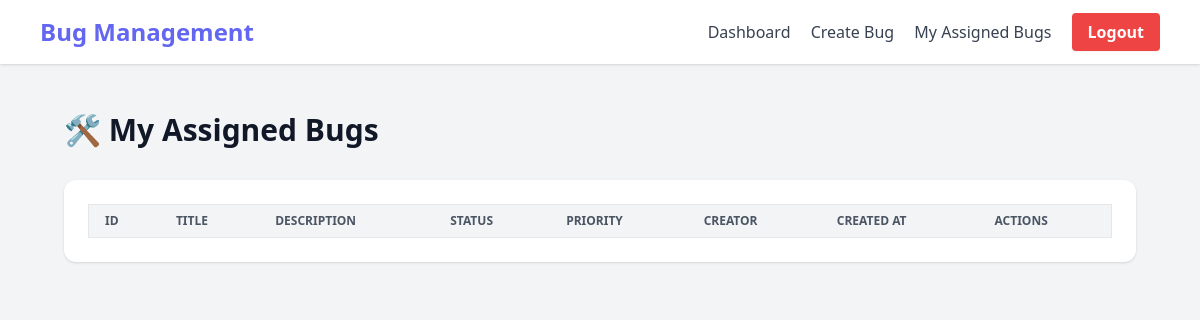
The app's page /user/assigned_bugs (signed in), older data.
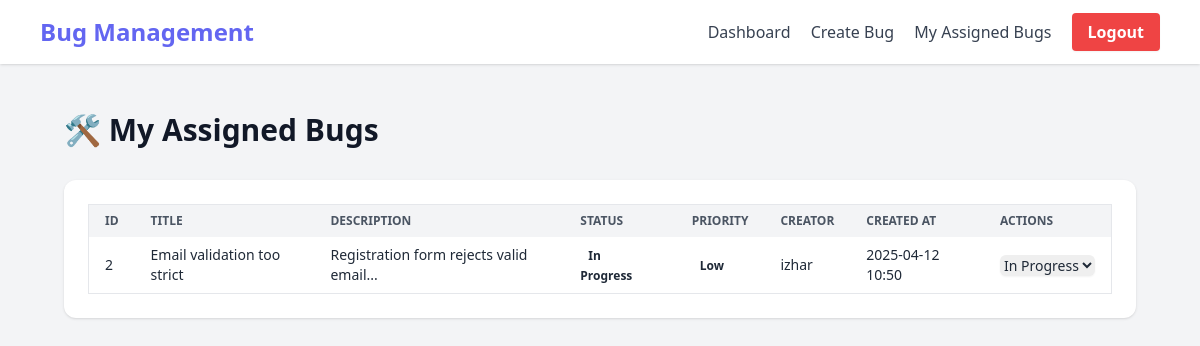
The same page, newer data.
### app.py (models this page shows, shortened)
class Bug(db.Model):
    id = db.Column(db.Integer, primary_key=True)
    title = db.Column(db.String(100), nullable=False)
    description = db.Column(db.Text, nullable=False)
    status = db.Column(db.String(20), default='Open')
    priority = db.Column(db.String(20), default='Medium')
    created_at = db.Column(db.DateTime, default=datetime.utcnow)
    updated_at = db.Column(db.DateTime, default=datetime.utcnow, onupdate=datetime.utcnow)
    creator_id = db.Column(db.Integer, db.ForeignKey('user.id'), nullable=False)
    assignee_id = db.Column(db.Integer, db.ForeignKey('user.id'))

class User(UserMixin, db.Model):
    id = db.Column(db.Integer, primary_key=True)
    username = db.Column(db.String(80), unique=True, nullable=False)
    email = db.Column(db.String(120), unique=True, nullable=False)
    password_hash = db.Column(db.String(128))
    is_admin = db.Column(db.Boolean, default=False)
    bugs_created = db.relationship('Bug', backref='creator', lazy=True, foreign_keys='Bug.creator_id')
    bugs_assigned = db.relationship('Bug', backref='assignee', lazy=True, foreign_keys='Bug.assignee_id')

### app.py (the view)
@app.route('/user/assigned_bugs')
@login_required
def view_assigned_bugs():
    if current_user.is_admin:
        return redirect(url_for('admin_dashboard'))
    bugs = Bug.query.filter_by(assignee_id=current_user.id).all()
    return render_template('user/assigned_bugs.html', bugs=bugs)

### app.py (called while the page is built)
@login_manager.user_loader
def load_user(user_id):
    return User.query.get(int(user_id))

### templates/user/assigned_bugs.html (shortened to what this page needs)
{% extends "base.html" %}
{% block content %}
<div class="p-6 space-y-8 animate-fade-in">
    <h1 class="text-3xl font-bold text-gray-900">🛠️ My Assigned Bugs</h1>
    <div class="bg-white shadow rounded-xl p-6 overflow-x-auto">
        <table class="w-full text-sm text-left text-gray-800 border">
            <thead class="bg-gray-100 text-gray-600 uppercase text-xs">
                <tr>
                    <th class="px-4 py-2">ID</th>
                    <th class="px-4 py-2">Title</th>
                    <th class="px-4 py-2">Description</th>
                    <th class="px-4 py-2">Status</th>
                    <th class="px-4 py-2">Priority</th>
                    <th class="px-4 py-2">Creator</th>
                    <th class="px-4 py-2">Created At</th>
                    <th class="px-4 py-2">Actions</th>
                </tr>
            </thead>
            <tbody class="divide-y">
                {% for bug in bugs %}
                <tr class="hover:bg-gray-50 transition">
                    <td class="px-4 py-2">{{ bug.id }}</td>
                    <td class="px-4 py-2">{{ bug.title }}</td>
                    <td class="px-4 py-2">{{ bug.description|truncate(50) }}</td>
                    <td class="px-4 py-2">
                        <span class="px-2 py-1 rounded-full text-xs font-semibold
                           ">
                            {{ bug.status }}
                        </span>
                    </td>
                    <td class="px-4 py-2">
                        <span class="px-2 py-1 rounded-full text-xs font-semibold
                            ">
                            {{ bug.priority }}
                        </span>
                    </td>
                    <td class="px-4 py-2">{{ bug.creator.username }}</td>
                    <td class="px-4 py-2">{{ bug.created_at.strftime('%Y-%m-%d %H:%M') }}</td>
                    <td class="px-4 py-2">
                        <form method="POST" action="{{ url_for('user_update_bug_status', bug_id=bug.id) }}">
                            <select name="status" class="rounded-md border-gray-300 text-sm shadow-sm focus:ring-2 focus:ring-blue-400" onchange="this.form.submit()">
                                <option value="In Progress" {% if bug.status == 'In Progress' %}selected{% endif %}>In Progress</option>
                            </select>
                        </form>
                    </td>
                </tr>
                {% endfor %}
            </tbody>
        </table>
    </div>
</div>
{% endblock %}

Row changes from the older to the newer data that the page shows:
now on this page (row edited): Bug: id "2", title "Email validation too strict", description "Registration form rejects valid email...", status "In Progress", priority "Low", creator.username "izhar", created_at "2025-04-12 10:50"
